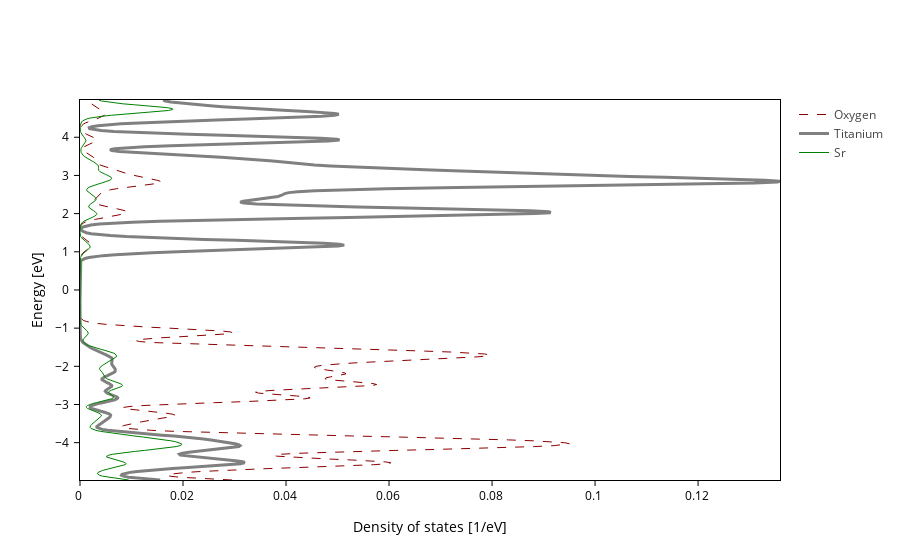

Notebook code cell kept with this figure:
### Markdown cell above
And now we are going to create three lines, one for each species

### Code cell
plot.update_settings(requests=[
    {"name": "Oxygen", "species": ["O"], "color": "darkred", "dash": "dash", "normalize": True},
    {"name": "Titanium", "species": ["Ti"], "color": "grey", "linewidth": 3, "normalize": True},
    {"name": "Sr", "species": ["Sr"], "color": "green", "normalize": True},
], Erange=[-5, 5])

### Figure 1 — Plotly figure (JSON) as saved in the notebook; plotly's stock layout.template omitted (floating-point values rounded to 4 significant figures; data arrays with more than 128 entries replaced by an {"elided": "..."} marker saying what was removed)
{"data": [{"line": {"color": "darkred", "dash": "dash", "width": 1}, "mode": "lines", "name": "Oxygen", "opacity": 1, "type": "scatter", "uid": "6150b72d-9a58-4a35-bf60-06af3986dcb9", "x": {"elided": "399 float values"}, "y": {"elided": "399 float values"}}, {"line": {"color": "grey", "dash": "solid", "width": 3.0}, "mode": "lines", "name": "Titanium", "opacity": 1, "type": "scatter", "uid": "07542b22-39fd-4041-82f5-20d9723bddc8", "x": {"elided": "399 float values"}, "y": {"elided": "399 float values"}}, {"line": {"color": "green", "dash": "solid", "width": 1}, "mode": "lines", "name": "Sr", "opacity": 1, "type": "scatter", "uid": "31e0df4b-7038-4124-88ea-48744dd8ec36", "x": {"elided": "399 float values"}, "y": {"elided": "399 float values"}}], "layout": {"showlegend": true, "xaxis": {"mirror": true, "title": {"text": "Density of states [1/eV]"}}, "yaxis": {"mirror": true, "range": [-4.978, 4.976], "title": {"text": "Energy [eV]"}}}}
